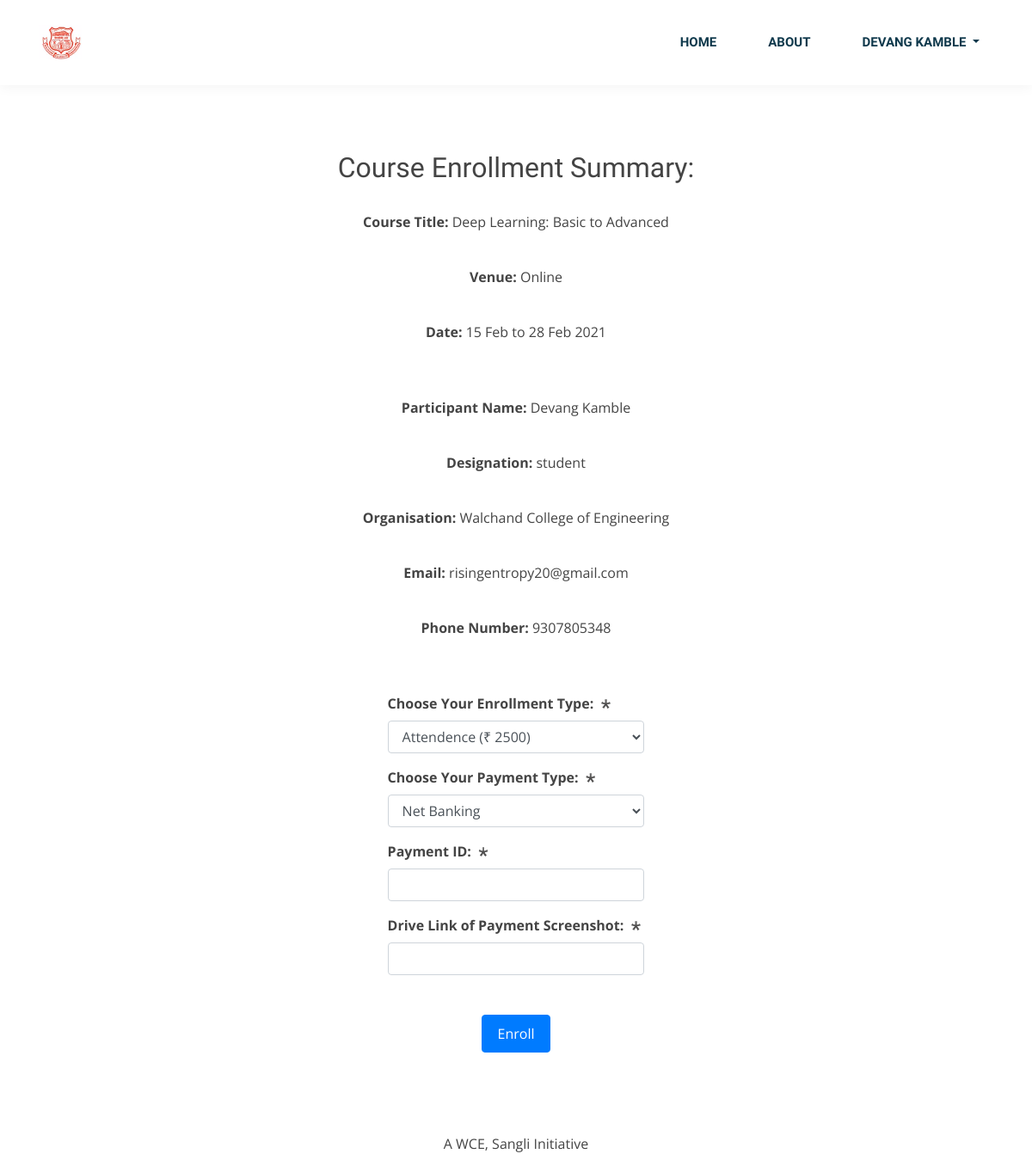
Page /enrollDL/ (signed in) on the committed database.
### student/models.py (models this page shows, shortened)
class student(models.Model):
    user: OneToOneField = models.OneToOneField(User, on_delete=models.CASCADE)
    designation = models.CharField(max_length=20)
    organisation = models.CharField(max_length=100)
    address = models.CharField(max_length=400)
    phoneNumber = models.CharField(max_length=15, default="1234567890")
    PaidAttendencePython=models.BooleanField(default=False)
    PaidAttendenceCertificatePython=models.BooleanField(default=False)
    PaidAttendenceDL=models.BooleanField(default=False)
    PaidAttendenceCertificateDL=models.BooleanField(default=False)
    profilePicture = models.CharField(max_length=500)

### WCECourses/views.py (the view, shortened to what this page needs)
# urls.py: path('enrollDL/',views.enrollDL.as_view(),name="enrollDL"),
class enrollDL(View):
    def get(self,request,template_name='summaryDL.html'):
        stud = Student.objects.filter(user = request.user)
        stud =stud[0]
        err = {}
        err["student"] = stud
        return render(request,template_name, err)

### WCECourses/templates/summaryDL.html (shortened to what this page needs)
{% extends 'base.html'%}
{% load static %}
{% block content %}
<br>
<br>
<br>
<br>
<br>
<h3 style="text-align:center">{{error_message}}</h3><br><br>
<h2 style="text-align:center">Course Enrollment Summary:</h2><br>
<p style="text-align:center"><strong>Course Title:</strong> Deep Learning: Basic to Advanced</p><br>
<p style="text-align:center"><strong>Venue:</strong> Online</p><br>
<p style="text-align:center"><strong>Date:</strong> 15 Feb to 28 Feb 2021</p><br><br>
<p style="text-align:center"><strong>Participant Name:</strong> {{student.user.first_name}} {{student.user.last_name}}
</p><br>
<p style="text-align:center"><strong>Designation:</strong> {{student.designation}}</p><br>
<p style="text-align:center"><strong>Organisation:</strong> {{student.organisation}}</p><br>
<p style="text-align:center"><strong>Email:</strong> {{student.user.email}}</p><br>
<p style="text-align:center"><strong>Phone Number:</strong> {{student.phoneNumber}}</p><br>
<br>
<div class="container d-flex justify-content-center">
    <form action="" method="post" enctype="multipart/form-data">
        <div class="form-group">
            <div class="col-md-12">
                <label for="enrollType"><strong>Choose Your Enrollment Type: <span
                            style="color: red;">*️</span></strong></label>
                <select name="enrollType" id="semester" class="form-control" required>
                    <option name="Attendence" value="1">Attendence (₹ 2500)</option>
                </select>
            </div>
        </div>
        <div class="form-group">
            <div class="col-md-12">
                <label for="paymentType"><strong>Choose Your Payment Type: <span
                            style="color: red;">*️</span></strong></label>
                <select name="paymentType" class="form-control" required>
                    <option name="Net Banking" value="Net Banking">Net Banking</option>
                </select>
            </div>
        </div>
        <div class="form-group">
            <div class="col-md-12">
                <label for="paymentID"><strong>Payment ID: <span
                            style="color: red;">*️</span></strong></label>
                <input type="text" name="paymentID" class="form-control" required>
            </div>
        </div>
        <div class="form-group">
            <div class="col-md-12">
                <label for="screenShot"><strong>Drive Link of Payment Screenshot: <span
                            style="color: red;">*️</span></strong></label><br>
                            <input type="url" name="screenShot" class="form-control" required>
            </div>
        </div>
        <br>
        <div class="form-group container d-flex justify-content-center"><input class="btn btn-primary" type="submit" value="Enroll" style="margin: 2% auto; text-align: center; padding: 3% 6%;"></div>
    </form>
</div>
<br>
<br>
<br>
{% endblock%}

### WCECourses/templates/base.html (shortened to what this page needs)
<!DOCTYPE html>
{%load static%}
<html lang="en">
<head>
  <link href="{%static 'landing_static/vendor/bootstrap/css/bootstrap.min.css'%}" rel="stylesheet">
  <link href="{%static 'landing_static/vendor/icofont/icofont.min.css'%}" rel="stylesheet">
  <link href="{%static 'landing_static/vendor/boxicons/css/boxicons.min.css'%}" rel="stylesheet">
  <link href="{%static 'landing_static/vendor/venobox/venobox.css'%}" rel="stylesheet">
  <link href="{%static 'landing_static/vendor/line-awesome/css/line-awesome.min.css' %}" rel="stylesheet">
  <link href="{%static 'landing_static/vendor/owl.carousel/assets/owl.carousel.min.css'%}" rel="stylesheet">
  <link href="{%static 'landing_static/css/style.css' %}"  rel="stylesheet">
</head>
<body>
  <header id="header" class="fixed-top">
    <div class="container d-flex align-items-center">
      <a href="{% url 'landingPage' %}" class="logo mr-auto navbar-brand"><img src="{% static 'landing_static/img/wce_logo.png' %}" alt="" class="img-fluid"></a>
      <nav class="nav-menu d-none d-lg-block">
        <ul>
          <li class="nav-item">
            <a class="nav-link" href="{% url 'landingPage' %}">Home</a>
          </li>
          <li class="nav-item">
            <a class="nav-link" href="{% url 'about' %}">About</a>
          </li>
          {% if user.is_authenticated %}
          <li class="nav-item dropdown">
            <a class="nav-link dropdown-toggle" href="#" id="navbarDropdown" role="button" data-toggle="dropdown" aria-haspopup="true" aria-expanded="false">
              {{user.first_name}} {{user.last_name}}
            </a>
          </li>
          {% else %}
          <li class="nav-item">
            <a class="nav-link" href="{% url 'Login' %}">Sign-In</a>
          </li>
          {% endif %}
        </ul>
      </nav>
    </div>
  </header>
    {% block content %}
    {% endblock %}
  <footer style="text-align: center;">A WCE, Sangli Initiative</footer>
</body>
</html>

### static/landing_static/css/style.css (style rules this page uses)
body { font-family: "Open Sans", sans-serif; color: #444444; }
a { color: #49b5e7; }
h1, h2, h3, h4, h5, h6 { font-family: "Dosis", sans-serif; }
#header { background: #fff; transition: all 0.5s; z-index: 997; padding: 20px 0; box-shadow: 0px 2px 15px rgba(0, 0, 0, 0.05); }
#header .logo { font-size: 28px; margin: 0; padding: 0; line-height: 1; font-weight: 700; letter-spacing: 1px; text-transform: uppercase; font-family: "Lato", sans-serif; }
#header .logo img { max-height: 40px; }
.nav-menu ul { margin: 0; padding: 0; list-style: none; }
.nav-menu > ul { display: flex; }
.nav-menu > ul > li { position: relative; white-space: nowrap; padding: 10px 0 10px 28px; }
.nav-menu a { display: block; position: relative; color: #0f394c; transition: 0.3s; font-size: 15px; font-family: "Dosis", sans-serif; text-transform: uppercase; font-weight: 600; }
.mobile-nav { position: fixed; top: 55px; right: 15px; bottom: 15px; left: 15px; z-index: 9999; overflow-y: auto; background: #fff; transition: ease-in-out 0.2s; opacity: 0; visibility: hidden; border-radius: 10px; padding: 10px 0; }
.mobile-nav * { margin: 0; padding: 0; list-style: none; }
.mobile-nav a { display: block; position: relative; color: #0f394c; padding: 10px 20px; font-weight: 500; outline: none; }

### rows in the picture
student: user.first_name "Devang", user.last_name "Kamble", designation "student", organisation "Walchand College of Engineering", user.email "risingentropy20@gmail.com", phoneNumber "9307805348"

### other values in the picture
{{ user.first_name }} "DEVANG"
{{ user.last_name }} "KAMBLE"
